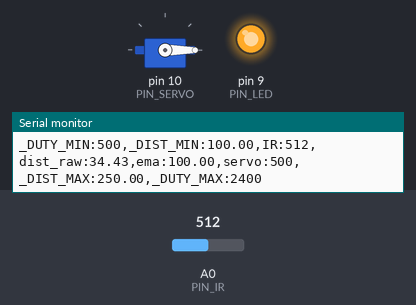
The sketch below on a simulated Arduino Uno, built with avr-gcc and run on an emulated ATmega328P. On the bench: servo, output pins drawn as LEDs (lit = HIGH), the last lines printed to the serial monitor. The test bench sets the inputs (shaded band); at power-on: A0 (PIN_IR) = 512.

Above: at 1.2 s.
1.3 s: A0 (PIN_IR) set to 355
2.8 s: A0 (PIN_IR) set to 335
At 4.6 s:
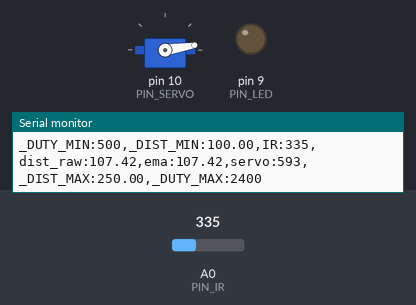
5.8 s: A0 (PIN_IR) set to 306
At 7.0 s:
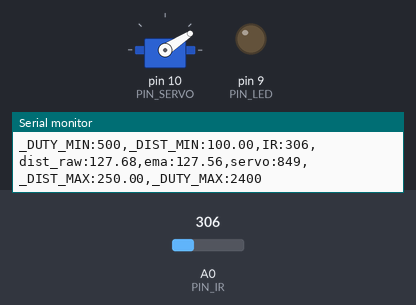
8.8 s: A0 (PIN_IR) set to 240
At 11.3 s:
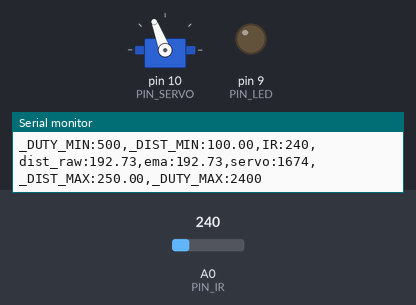
11.8 s: A0 (PIN_IR) set to 122
At 12.4 s:
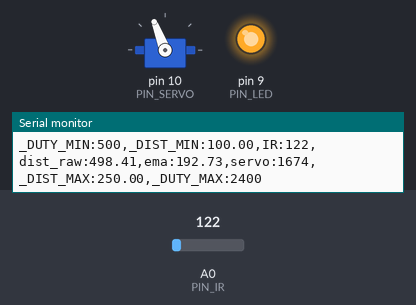
Timing chart, 0 to 14.3 s (numbered marks = the images above; inputs shaded):
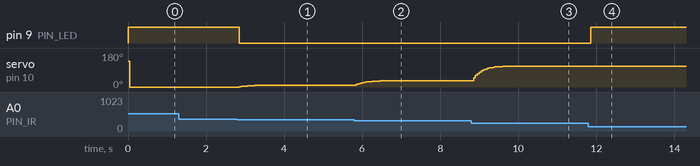

Measured:
- the behaviour switches between 348 and 347 on A0 (PIN_IR) (found by bisection; images 0 and 1)
- after the input at 2.8 s, pin 9 (PIN_LED): HIGH → LOW after 0.05 s; servo on pin 10 (PIN_SERVO): 0° → 7° after 0.05 s, → 8° 0.40 s later, → 9° 0.30 s later
- after the input at 5.8 s, servo on pin 10 (PIN_SERVO): moves from 9° to 33° over 0.80 s, starting after 0.05 s
- after the input at 8.8 s, servo on pin 10 (PIN_SERVO): moves from 33° to 111° over 1.0 s, starting after 0.06 s
- after the input at 11.8 s, pin 9 (PIN_LED): LOW → HIGH after 0.06 s

The sketch:

17_example_3.ino
```cpp
#include <Servo.h>

#define PIN_IR    A0
#define PIN_LED   9
#define PIN_SERVO 10

// Use the pulse widths measured in your servo calibration experiment.
#define _DUTY_MIN 500
#define _DUTY_NEU 1950
#define _DUTY_MAX 2400

#define _DIST_MIN 100.0
#define _DIST_MAX 250.0
#define EMA_ALPHA 0.2
#define LOOP_INTERVAL 50UL

Servo myservo;
unsigned long last_loop_time = 0;
float dist_prev = _DIST_MIN;
float dist_ema = _DIST_MIN;

// Collect three readings from different loop intervals, not an ADC burst.
int ir_history[3];
byte ir_history_next = 0;
bool ir_history_ready = false;

int median3(int a, int b, int c)
{
  int temp;
  if (a > b) { temp = a; a = b; b = temp; }
  if (b > c) { temp = b; b = c; c = temp; }
  if (a > b) { temp = a; a = b; b = temp; }
  return b;
}

float adcToDistance(int adc)
{
  if (adc <= 9)
    return -1.0;

  // Assignment slide 13: includes the -60 mm offset.
  return ((6762.0 / (adc - 9.0)) - 4.0) * 10.0 - 60.0;
}

void setup()
{
  pinMode(PIN_LED, OUTPUT);
  digitalWrite(PIN_LED, HIGH);

  myservo.attach(PIN_SERVO, _DUTY_MIN, _DUTY_MAX);
  myservo.writeMicroseconds(_DUTY_NEU);

  Serial.begin(1000000);
  last_loop_time = millis();
}

void loop()
{
  unsigned long time_curr = millis();
  if (time_curr - last_loop_time < LOOP_INTERVAL)
    return;

  // Prevent back-to-back catch-up readings after a delayed iteration.
  last_loop_time = time_curr;

  int a_value = analogRead(PIN_IR);
  float dist_raw = adcToDistance(a_value);

  if (!ir_history_ready) {
    for (byte i = 0; i < 3; ++i)
      ir_history[i] = a_value;
    ir_history_ready = true;
  } else {
    ir_history[ir_history_next] = a_value;
    ir_history_next = (ir_history_next + 1) % 3;
  }

  // Reject an isolated high or low ADC reading before distance conversion.
  int ir_median = median3(ir_history[0], ir_history[1], ir_history[2]);
  float dist_candidate = adcToDistance(ir_median);

  bool in_range = (dist_candidate >= _DIST_MIN
                  && dist_candidate <= _DIST_MAX);
  digitalWrite(PIN_LED, in_range ? LOW : HIGH);
  if (in_range)
    dist_prev = dist_candidate;

  // Keep the last accepted distance if the median is outside the range.
  dist_ema = EMA_ALPHA * dist_prev + (1.0 - EMA_ALPHA) * dist_ema;

  int duty = (int)(_DUTY_MIN
                  + (dist_ema - _DIST_MIN) * (_DUTY_MAX - _DUTY_MIN)
                  / (_DIST_MAX - _DIST_MIN));
  myservo.writeMicroseconds(duty);

  // IR and dist_raw remain unfiltered for diagnosing the sensor signal.
  Serial.print("_DUTY_MIN:");  Serial.print(_DUTY_MIN);
  Serial.print(",_DIST_MIN:"); Serial.print(_DIST_MIN);
  Serial.print(",IR:");        Serial.print(a_value);
  Serial.print(",dist_raw:");  Serial.print(dist_raw);
  Serial.print(",ema:");       Serial.print(dist_ema);
  Serial.print(",servo:");     Serial.print(duty);
  Serial.print(",_DIST_MAX:"); Serial.print(_DIST_MAX);
  Serial.print(",_DUTY_MAX:"); Serial.println(_DUTY_MAX);
}
```
